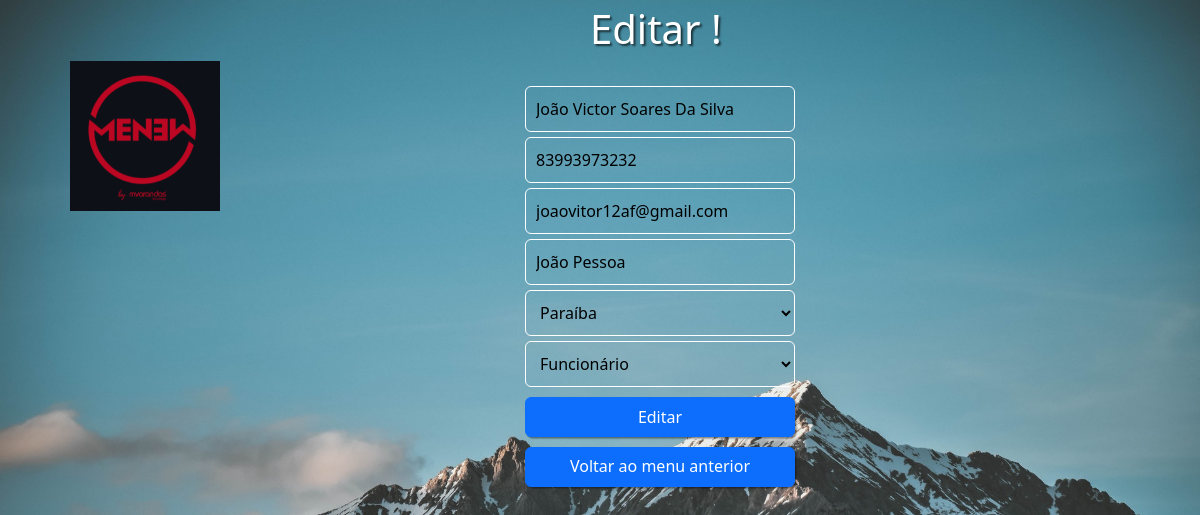
Screenshot of /editar.php?id=1 with the database file from the repository.
### tables this page shows
CREATE TABLE `usuario` (
  `usuario_id` int(11) NOT NULL,
  `usuario` varchar(45) NOT NULL,
  `telefone` varchar(45) NOT NULL,
  `email` varchar(45) NOT NULL,
  `cidade` varchar(45) NOT NULL,
  `estado` varchar(45) NOT NULL,
  `categoria` varchar(45) NOT NULL
);

### editar.php (the view, shortened to what this page needs)
<?php
include_once("conexao.php");
$user_id = $_GET["id"];
$result = "SELECT * FROM usuario WHERE usuario_id = $user_id";
$resultado = mysqli_query($conexao, $result);
$row_usuario = mysqli_fetch_assoc($resultado);
?>
<!DOCTYPE html>
<html lang="pt-br">
<head>
    <link href="https://cdn.jsdelivr.net/npm/bootstrap@5.0.1/dist/css/bootstrap.min.css" rel="stylesheet"
>
    <link rel="stylesheet" href="edicao.css">
</head>
<body>
    <h1>Editar !</h1>
    <div id="main">
        <div><img src="images/Menew_logo.png" id="logo"></div>
    </div>
    <div id="form">
        <form action="edicao.php" method="POST">
            <input type="text" name="nome" id="nome" placeholder="Nome:" value="<?php echo $row_usuario["usuario"]?>" class="inp" maxlength="30">
            <input type="text" name="telefone" id="telefone" placeholder="Telefone:" value="<?php echo $row_usuario["telefone"]?>" class="inp" maxlength="12">
            <input type="text" name="email" id="email" placeholder="E-mail:" value="<?php echo $row_usuario["email"]?>" class="inp" maxlength="30">
            <input type="text" name="cidade" id="cidade" placeholder="Cidade:" value="<?php echo $row_usuario["cidade"]?>" class="inp" maxlength="30">
            <select class="inp" name="estado">
                <option><?php echo $row_usuario["estado"]?></option>
            </select>
            <select class="inp" name="categoria">
                <option><?php echo $row_usuario["categoria"]?></option>
            </select>
            <input type="submit" class="btn btn-primary" id="btn" value="Editar">
            <br>
            <a href="listar.php" class="btn btn-primary" id="btn">Voltar ao menu anterior</a>
        </form>
    </div>
</body>
</html>

### edicao.css (style rules this page uses)
body { background-image: url(images/background_image.jpg); background-repeat: no-repeat; background-position: center center; background-attachment: fixed; background-size: cover; color: white; }
h1 { color: white; margin-left: 590px; margin-top: 5px; text-shadow: 2px 2px 2px rgba(0, 0, 0, 0.616); }
#main { margin-left: 70px; position: absolute; }
#logo { width: 150px; height: 150px; }
#btn { margin-right: 10px; margin-top: 10px; height: 40px; width: 270px; box-shadow: 1.5px 1.5px 1.5px rgba(0, 0, 0, 0.411); border-radius: 6px; }
#form { position: relative; margin-left: 525px; padding-top: 20px; }
.inp { width: 270px; display: block; padding: 10px; border-style: solid; margin-top: 5px; border-width: 1px; background-color: rgba(255, 255, 255, 0); border-color: #ffffff; border-radius: 6px; }
select option { background: rgba(0, 0, 0, 0.3); color: #fff; }

### rows the page displays
usuario: nome "João Victor Soares Da Silva", telefone "83993973232", email "joaovitor12af@gmail.com", cidade "João Pessoa", estado "Paraíba", categoria "Funcionário"
